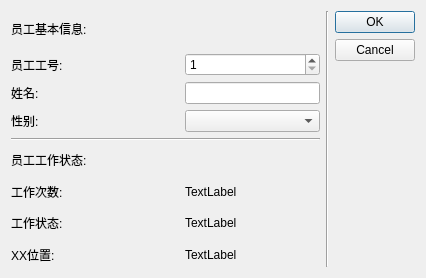
<?xml version="1.0" encoding="UTF-8"?>
<ui version="4.0">
 <class>UpdateStaffDialog</class>
 <widget class="QDialog" name="UpdateStaffDialog">
  <property name="geometry">
   <rect>
    <x>0</x>
    <y>0</y>
    <width>426</width>
    <height>278</height>
   </rect>
  </property>
  <property name="minimumSize">
   <size>
    <width>426</width>
    <height>278</height>
   </size>
  </property>
  <property name="windowTitle">
   <string>修改员工信息</string>
  </property>
  <layout class="QHBoxLayout" name="horizontalLayout">
   <item>
    <layout class="QVBoxLayout" name="verticalLayout">
     <item>
      <layout class="QGridLayout" name="gridLayout" rowstretch="0,0,0,0" columnstretch="5,4">
       <item row="0" column="0">
        <widget class="QLabel" name="label_4">
         <property name="text">
          <string>员工基本信息:</string>
         </property>
        </widget>
       </item>
       <item row="1" column="0">
        <widget class="QLabel" name="label">
         <property name="text">
          <string>员工工号:</string>
         </property>
        </widget>
       </item>
       <item row="1" column="1">
        <widget class="QSpinBox" name="IdSpinBox">
         <property name="minimum">
          <number>1</number>
         </property>
        </widget>
       </item>
       <item row="2" column="0">
        <widget class="QLabel" name="label_2">
         <property name="text">
          <string>姓名:</string>
         </property>
        </widget>
       </item>
       <item row="2" column="1">
        <widget class="QLineEdit" name="nameLineEdit"/>
       </item>
       <item row="3" column="0">
        <widget class="QLabel" name="label_3">
         <property name="text">
          <string>性别:</string>
         </property>
        </widget>
       </item>
       <item row="3" column="1">
        <widget class="QComboBox" name="genderComboBox"/>
       </item>
      </layout>
     </item>
     <item>
      <widget class="Line" name="line">
       <property name="orientation">
        <enum>Qt::Horizontal</enum>
       </property>
      </widget>
     </item>
     <item>
      <layout class="QGridLayout" name="gridLayout_2" columnstretch="5,4">
       <item row="0" column="0">
        <widget class="QLabel" name="label_5">
         <property name="text">
          <string>员工工作状态:</string>
         </property>
        </widget>
       </item>
       <item row="1" column="0">
        <widget class="QLabel" name="label_7">
         <property name="text">
          <string>工作次数:</string>
         </property>
        </widget>
       </item>
       <item row="1" column="1">
        <widget class="QLabel" name="wTimeLabel">
         <property name="text">
          <string>TextLabel</string>
         </property>
        </widget>
       </item>
       <item row="2" column="0">
        <widget class="QLabel" name="label_6">
         <property name="text">
          <string>工作状态:</string>
         </property>
        </widget>
       </item>
       <item row="2" column="1">
        <widget class="QLabel" name="wTypeLabel">
         <property name="text">
          <string>TextLabel</string>
         </property>
        </widget>
       </item>
       <item row="3" column="0">
        <widget class="QLabel" name="posNameLable">
         <property name="text">
          <string>XX位置:</string>
         </property>
        </widget>
       </item>
       <item row="3" column="1">
        <widget class="QLabel" name="posLabel">
         <property name="text">
          <string>TextLabel</string>
         </property>
        </widget>
       </item>
      </layout>
     </item>
    </layout>
   </item>
   <item>
    <widget class="Line" name="line_2">
     <property name="orientation">
      <enum>Qt::Vertical</enum>
     </property>
    </widget>
   </item>
   <item>
    <widget class="QDialogButtonBox" name="buttonBox">
     <property name="orientation">
      <enum>Qt::Vertical</enum>
     </property>
     <property name="standardButtons">
      <set>QDialogButtonBox::Cancel|QDialogButtonBox::Ok</set>
     </property>
    </widget>
   </item>
  </layout>
 </widget>
 <resources/>
 <connections>
  <connection>
   <sender>buttonBox</sender>
   <signal>accepted()</signal>
   <receiver>UpdateStaffDialog</receiver>
   <slot>accept()</slot>
   <hints>
    <hint type="sourcelabel">
     <x>248</x>
     <y>254</y>
    </hint>
    <hint type="destinationlabel">
     <x>157</x>
     <y>274</y>
    </hint>
   </hints>
  </connection>
  <connection>
   <sender>buttonBox</sender>
   <signal>rejected()</signal>
   <receiver>UpdateStaffDialog</receiver>
   <slot>reject()</slot>
   <hints>
    <hint type="sourcelabel">
     <x>316</x>
     <y>260</y>
    </hint>
    <hint type="destinationlabel">
     <x>286</x>
     <y>274</y>
    </hint>
   </hints>
  </connection>
 </connections>
</ui>
